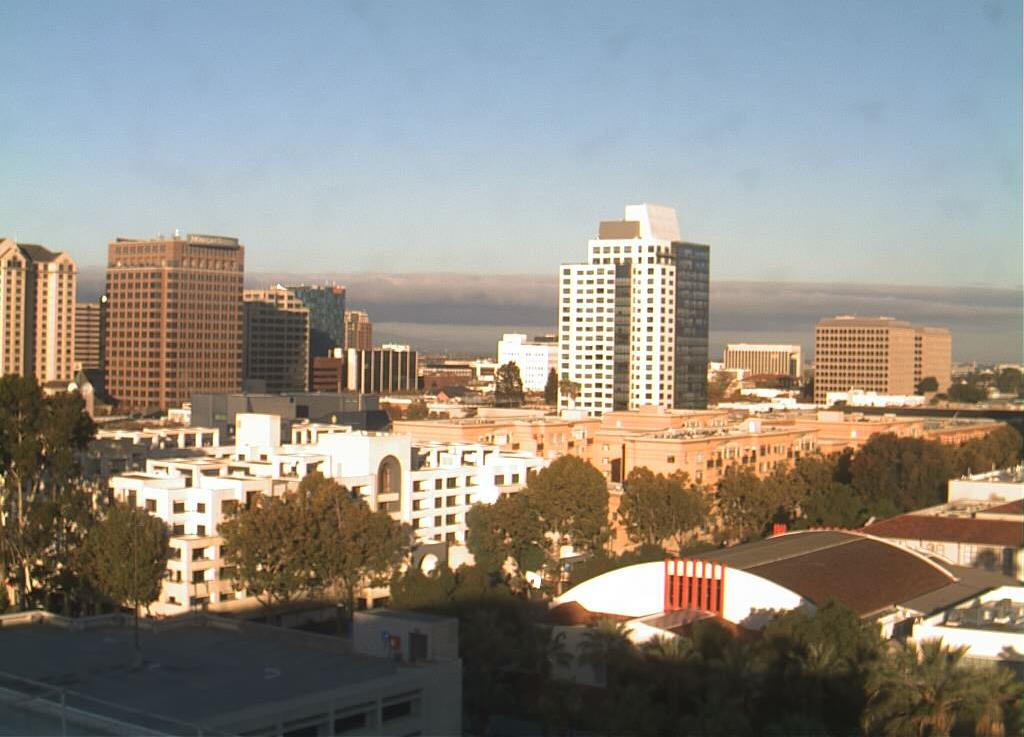
#> input picture 1_1_Image_Representation/day_night_images/test/day/20151101_152512.jpg, 1024 x 737 px; its folder holds only this picture in this run
$ jupyter execute --allow-errors '6_5. Accuracy and Misclassification.ipynb'   (shell and % lines are left out)
#> lines starting #> are read from the running program, lines starting #| are printed output that depends on the picture
### 1_1_Image_Representation/helpers.py
# Helper functions

import os
import glob # library for loading images from a directory
import matplotlib.image as mpimg

import cv2


# This function loads in images and their labels and places them in a list
# The list contains all images and their associated labels
# For example, after data is loaded, im_list[0][:] will be the first image-label pair in the list
def load_dataset(image_dir):

    # Populate this empty image list
#> called with image_dir = 'day_night_images/training/'
    im_list = []
    image_types = ["day", "night"]

    # Iterate through each color folder
    for im_type in image_types:

        # Iterate through each image file in each image_type folder
        # glob reads in any image with the extension "image_dir/im_type/*"
        for file in glob.glob(os.path.join(image_dir, im_type, "*")):

            # Read in the image
            im = mpimg.imread(file)
#> im is the input picture: shape (737, 1024, 3); mean R, G, B 143.8, 138.9, 130.5

            # Check if the image exists/if it's been correctly read-in
            if not im is None:
                # Append the image, and it's type (red, green, yellow) to the image list
                im_list.append((im, im_type))

    return im_list


## Standardize the input images
# Resize each image to the desired input size: 600x1100px (hxw).

## Standardize the output
# With each loaded image, we also specify the expected output.
# For this, we use binary numerical values 0/1 = night/day.


# This function should take in an RGB image and return a new, standardized version
# 600 height x 1100 width image size (px x px)
def standardize_input(image):

    # Resize image and pre-process so that all "standard" images are the same size
    standard_im = cv2.resize(image, (1100, 600))

    return standard_im


# Examples:
# encode("day") should return: 1
# encode("night") should return: 0
def encode(label):

    numerical_val = 0
    if(label == 'day'):
        numerical_val = 1
    # else it is night and can stay 0

    return numerical_val

# using both functions above, standardize the input images and output labels
def standardize(image_list):

    # Empty image data array
    standard_list = []

    # Iterate through all the image-label pairs
    for item in image_list:
        image = item[0]
        label = item[1]

        # Standardize the image
        standardized_im = standardize_input(image)

        # Create a numerical label
        binary_label = encode(label)

        # Append the image, and it's one hot encoded label to the full, processed list of image data
        standard_list.append((standardized_im, binary_label))

    return standard_list

### 1_1_Image_Representation/6_5. Accuracy and Misclassification.ipynb
# Day and Night Image Classifier
---

The day/night image dataset consists of 200 RGB color images in two categories: day and night. There are equal numbers of each example: 100 day images and 100 night images.

We'd like to build a classifier that can accurately label these images as day or night, and that relies on finding distinguishing features between the two types of images!

*Note: All images come from the [AMOS dataset](http://cs.uky.edu/~jacobs/datasets/amos/) (Archive of Many Outdoor Scenes).*

### Import resources

Before you get started on the project code, import the libraries and resources that you'll need.

[cell 1]
from google.colab import drive
drive.mount('/content/drive')

[cell 2]
%cd '/content/drive/MyDrive/Udacity/Computer Vision Nanodegree/CVND_Exercises/1_1_Image_Representation'

[cell 3]
import cv2 # computer vision library
import helpers

import numpy as np
import matplotlib.pyplot as plt
import matplotlib.image as mpimg

## Training and Testing Data
The 200 day/night images are separated into training and testing datasets.

* 60% of these images are training images, for you to use as you create a classifier.
* 40% are test images, which will be used to test the accuracy of your classifier.

First, we set some variables to keep track of some where our images are stored:

    image_dir_training: the directory where our training image data is stored
    image_dir_test: the directory where our test image data is stored

[cell 4]
# Image data directories
image_dir_training = "day_night_images/training/"
image_dir_test = "day_night_images/test/"

## Load the datasets

These first few lines of code will load the training day/night images and store all of them in a variable, `IMAGE_LIST`. This list contains the images and their associated label ("day" or "night").

For example, the first image-label pair in `IMAGE_LIST` can be accessed by index:
``` IMAGE_LIST[0][:]```.

[cell 5]
# Using the load_dataset function in helpers.py
# Load training data
IMAGE_LIST = helpers.load_dataset(image_dir_training)
#> IMAGE_LIST = 2 items

## Construct a `STANDARDIZED_LIST` of input images and output labels.

This function takes in a list of image-label pairs and outputs a **standardized** list of resized images and numerical labels.

[cell 6]
# Standardize all training images
STANDARDIZED_LIST = helpers.standardize(IMAGE_LIST)
#> the loop in standardize, `for item in image_list:` made 2 passes
#> (label, numerical_val in encode, binary_label) on passes 1 to 2: ('day', 1, 1), ('night', 0, 0)
#> pass 1, in standardize_input, `standard_im = cv2.resize(image, (1100, 600))`:
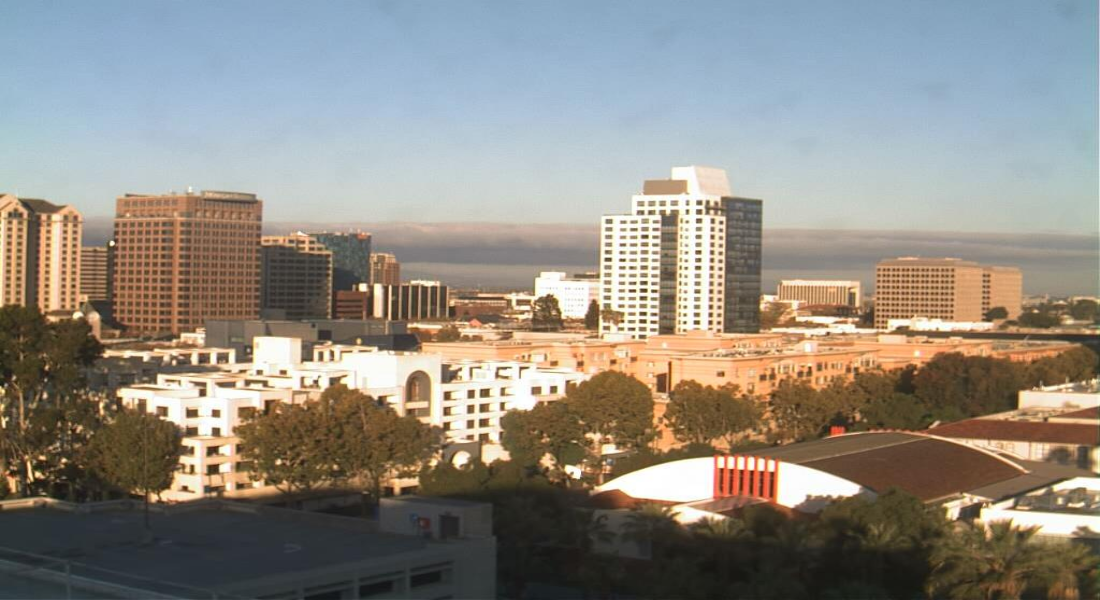
#> standard_im: shape (600, 1100, 3); mean R, G, B 143.7, 138.8, 130.4
#> pass 2, in standardize_input (call 2), `standard_im = cv2.resize(image, (1100, 600))`:
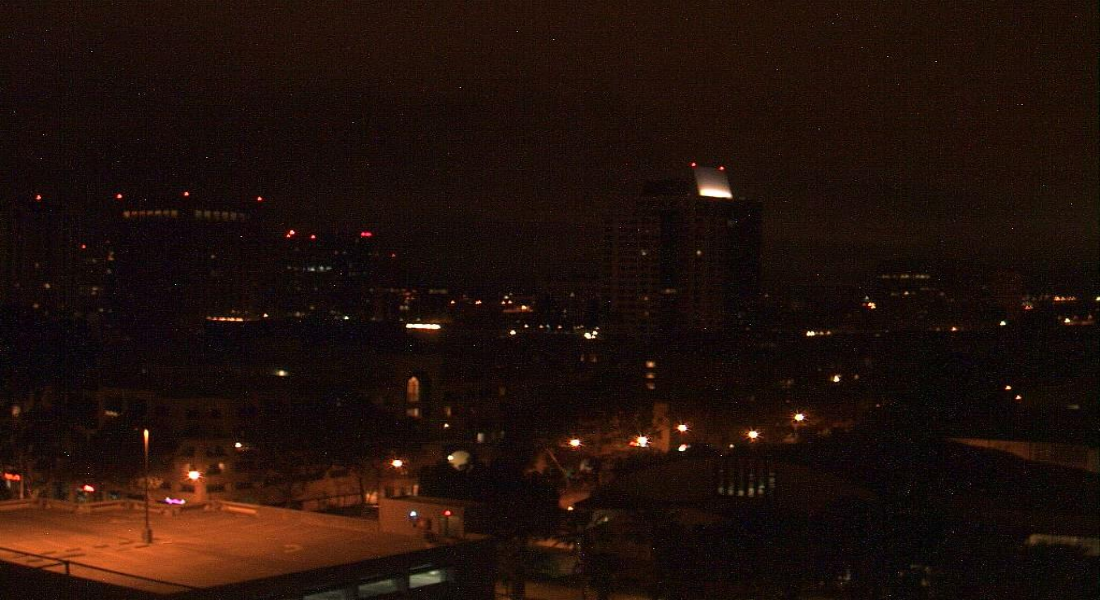
#> standard_im: shape (600, 1100, 3); mean R, G, B 32.6, 16.1, 10.3
#> STANDARDIZED_LIST = 2 items

## Visualize the standardized data

Display a standardized image from STANDARDIZED_LIST.

[cell 7]
# Display a standardized image and its label

# Select an image by index
image_num = 0
selected_image = STANDARDIZED_LIST[image_num][0]
selected_label = STANDARDIZED_LIST[image_num][1]
#> selected_label = 1

# Display image and data about it
plt.imshow(selected_image)
print("Shape: "+str(selected_image.shape))
#| Shape: (600, 1100, 3)
print("Label [1 = day, 0 = night]: " + str(selected_label))
#| Label [1 = day, 0 = night]: 1

# Feature Extraction

Create a feature that represents the brightness in an image. We'll be extracting the **average brightness** using HSV colorspace. Specifically, we'll use the V channel (a measure of brightness), add up the pixel values in the V channel, then divide that sum by the area of the image to get the average Value of the image.

---
###  Find the average brigtness using the V channel

This function takes in a **standardized** RGB image and returns a feature (a single value) that represent the average level of brightness in the image. We'll use this value to classify the image as day or night.

[cell 8]
# Find the average Value or brightness of an image
def avg_brightness(rgb_image):
    # Convert image to HSV
    hsv = cv2.cvtColor(rgb_image, cv2.COLOR_RGB2HSV)

    # Add up all the pixel values in the V channel
    sum_brightness = np.sum(hsv[:,:,2])
    area = 600*1100.0  # pixels

    # find the avg
    avg = sum_brightness/area

    return avg

[cell 9]
# Testing average brightness levels
# Look at a number of different day and night images and think about
# what average brightness value separates the two types of images

# As an example, a "night" image is loaded in and its avg brightness is displayed
image_num = 190
#> (the rest of this cell did not finish here and is left out)

# Classification and Visualizing Error

In this section, we'll turn our average brightness feature into a classifier that takes in a standardized image and returns a `predicted_label` for that image. This `estimate_label` function should return a value: 0 or 1 (night or day, respectively).

---
### TODO: Build a complete classifier

Complete this code so that it returns an estimated class label given an input RGB image.

[cell 10]
# This function should take in RGB image input
def estimate_label(rgb_image):

    # Extract average brightness feature from an RGB image
    avg = avg_brightness(rgb_image)

    # Use the avg brightness feature to predict a label (0, 1)
    predicted_label = 0
    threshold = 120
    if(avg > threshold):
        # if the average brightness is above the threshold value, we classify it as "day"
        predicted_label = 1
    # else, the pred-cted_label can stay 0 (it is predicted to be "night")

    return predicted_label

## Testing the classifier

Here is where we test your classification algorithm using our test set of data that we set aside at the beginning of the notebook!

Since we are using a pretty simple brightess feature, we may not expect this classifier to be 100% accurate. We'll aim for around 75-85% accuracy usin this one feature.

### Test dataset

Below, we load in the test dataset, standardize it using the `standardize` function you defined above, and then **shuffle** it; this ensures that order will not play a role in testing accuracy.

[cell 11]
import random

# Using the load_dataset function in helpers.py
# Load test data
TEST_IMAGE_LIST = helpers.load_dataset(image_dir_test)
#> TEST_IMAGE_LIST = 2 items

# Standardize the test data
STANDARDIZED_TEST_LIST = helpers.standardize(TEST_IMAGE_LIST)
#> the loop in standardize (call 2), `for item in image_list:` made 2 passes
#> STANDARDIZED_TEST_LIST = 2 items

# Shuffle the standardized test data
random.shuffle(STANDARDIZED_TEST_LIST)

## Determine the Accuracy

Compare the output of your classification algorithm (a.k.a. your "model") with the true labels and determine the accuracy.

This code stores all the misclassified images, their predicted labels, and their true labels, in a list called `misclassified`.

[cell 12]
# Constructs a list of misclassified images given a list of test images and their labels
def get_misclassified_images(test_images):
    # Track misclassified images by placing them into a list
    misclassified_images_labels = []

    # Iterate through all the test images
    # Classify each image and compare to the true label
    for image in test_images:

        # Get true data
        im = image[0]
        true_label = image[1]

        # Get predicted label from your classifier
        predicted_label = estimate_label(im)

        # Compare true and predicted labels
        if(predicted_label != true_label):
            # If these labels are not equal, the image has been misclassified
            misclassified_images_labels.append((im, predicted_label, true_label))
#> this loop made 2 passes
#> (true_label, predicted_label, threshold in estimate_label) on passes 1 to 2: (1, 1, 120), (0, 0, 120)
#> after the loop, misclassified_images_labels = []

    # Return the list of misclassified [image, predicted_label, true_label] values
    return misclassified_images_labels

[cell 13]
# Find all misclassified images in a given test set
MISCLASSIFIED = get_misclassified_images(STANDARDIZED_TEST_LIST)
#> MISCLASSIFIED = []

# Accuracy calculations
total = len(STANDARDIZED_TEST_LIST)
#> total = 2
num_correct = total - len(MISCLASSIFIED)
#> num_correct = 2
accuracy = num_correct/total
#> accuracy = 1

print('Accuracy: ' + str(accuracy))
#| Accuracy: 1.0
print("Number of misclassified images = " + str(len(MISCLASSIFIED)) +' out of '+ str(total))
#| Number of misclassified images = 0 out of 2
